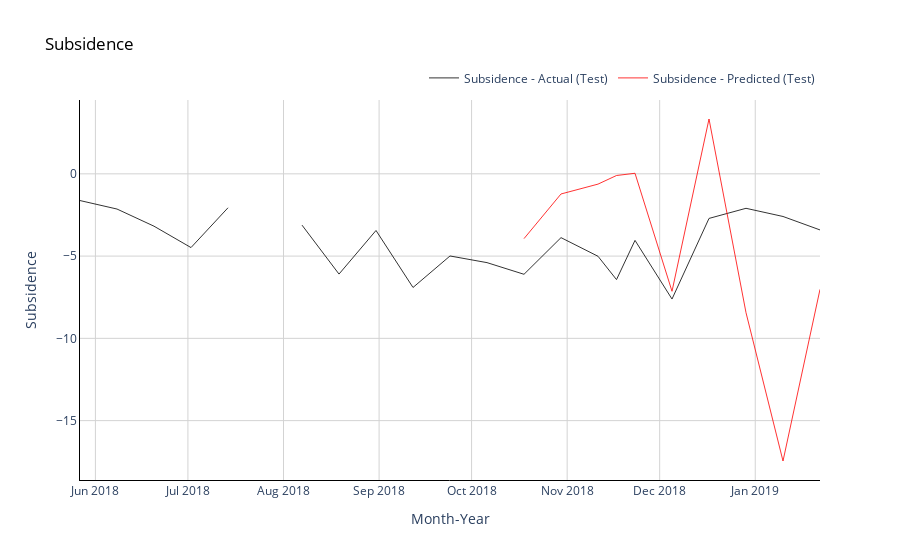

Write notebook code for a chart like this one.
### Code cell
# Plot average monthly temperatures (actual and predicted) for test (out of time) data
fig = go.Figure()

#Trace for actual temperatures
fig.add_trace(go.Scatter(x=np.array(df_test.columns),
                         y=np.array(df_test.values).flatten(),
                         mode='lines',
                         name='Subsidence - Actual (Test)',
                         opacity=0.8,
                         line=dict(color='black', width=1)
                        ))

# Trace for predicted temperatures
fig.add_trace(go.Scatter(x=np.array(df_test.columns[-timestep:]),
                         y=pred_test.flatten(),
                         mode='lines',
                         name='Subsidence - Predicted (Test)',
                         opacity=0.8,
                         line=dict(color='red', width=1)
                        ))

# Change chart background color
fig.update_layout(dict(plot_bgcolor = 'white'))

# Update axes lines
fig.update_xaxes(showgrid=True, gridwidth=1, gridcolor='lightgrey', 
                 zeroline=True, zerolinewidth=1, zerolinecolor='lightgrey', 
                 showline=True, linewidth=1, linecolor='black',
                 title='Month-Year'
                )

fig.update_yaxes(showgrid=True, gridwidth=1, gridcolor='lightgrey', 
                 zeroline=True, zerolinewidth=1, zerolinecolor='lightgrey', 
                 showline=True, linewidth=1, linecolor='black',
                 title='Subsidence'
                )

# Set figure title
fig.update_layout(title=dict(text="Subsidence", font=dict(color='black')),
                  legend=dict(orientation="h", yanchor="bottom", y=1.02, xanchor="right", x=1)
                 )
fig.show()

### Figure 1 — Plotly figure (JSON) as saved in the notebook; plotly's stock layout.template omitted (floating-point values rounded to 4 significant figures)
{"data": [{"line": {"color": "black", "width": 1}, "mode": "lines", "name": "Subsidence - Actual (Test)", "opacity": 0.8, "type": "scatter", "x": ["2018-05-27T00:00:00.000000000", "2018-06-08T00:00:00.000000000", "2018-06-20T00:00:00.000000000", "2018-07-02T00:00:00.000000000", "2018-07-14T00:00:00.000000000", "2018-07-26T00:00:00.000000000", "2018-08-07T00:00:00.000000000", "2018-08-19T00:00:00.000000000", "2018-08-31T00:00:00.000000000", "2018-09-12T00:00:00.000000000", "2018-09-24T00:00:00.000000000", "2018-10-06T00:00:00.000000000", "2018-10-18T00:00:00.000000000", "2018-10-30T00:00:00.000000000", "2018-11-11T00:00:00.000000000", "2018-11-17T00:00:00.000000000", "2018-11-23T00:00:00.000000000", "2018-12-05T00:00:00.000000000", "2018-12-17T00:00:00.000000000", "2018-12-29T00:00:00.000000000", "2019-01-10T00:00:00.000000000", "2019-01-22T00:00:00.000000000"], "y": [-1.624, -2.139, -3.182, -4.481, -2.063, null, -3.117, -6.093, -3.442, -6.906, -4.992, -5.397, -6.105, -3.877, -5.011, -6.429, -4.043, -7.61, -2.71, -2.094, -2.592, -3.409]}, {"line": {"color": "red", "width": 1}, "mode": "lines", "name": "Subsidence - Predicted (Test)", "opacity": 0.8, "type": "scatter", "x": ["2018-10-18T00:00:00.000000000", "2018-10-30T00:00:00.000000000", "2018-11-11T00:00:00.000000000", "2018-11-17T00:00:00.000000000", "2018-11-23T00:00:00.000000000", "2018-12-05T00:00:00.000000000", "2018-12-17T00:00:00.000000000", "2018-12-29T00:00:00.000000000", "2019-01-10T00:00:00.000000000", "2019-01-22T00:00:00.000000000"], "y": [-3.937, -1.224, -0.625, -0.1018, 0.03454, -7.139, 3.333, -8.438, -17.45, -7.022, -3.047, -3.157, 2.82, -3.635, 4.607, -8.639, 4.835, -5.32, -18.07, -6.866, -12.5, -4.575, 3.221, -6.534, 9.055, -5.375, -0.8699, -0.4014, -13.93, -10.61]}], "layout": {"legend": {"orientation": "h", "x": 1, "xanchor": "right", "y": 1.02, "yanchor": "bottom"}, "plot_bgcolor": "white", "title": {"font": {"color": "black"}, "text": "Subsidence"}, "xaxis": {"gridcolor": "lightgrey", "gridwidth": 1, "linecolor": "black", "linewidth": 1, "showgrid": true, "showline": true, "title": {"text": "Month-Year"}, "zeroline": true, "zerolinecolor": "lightgrey", "zerolinewidth": 1}, "yaxis": {"gridcolor": "lightgrey", "gridwidth": 1, "linecolor": "black", "linewidth": 1, "showgrid": true, "showline": true, "title": {"text": "Subsidence"}, "zeroline": true, "zerolinecolor": "lightgrey", "zerolinewidth": 1}}}
